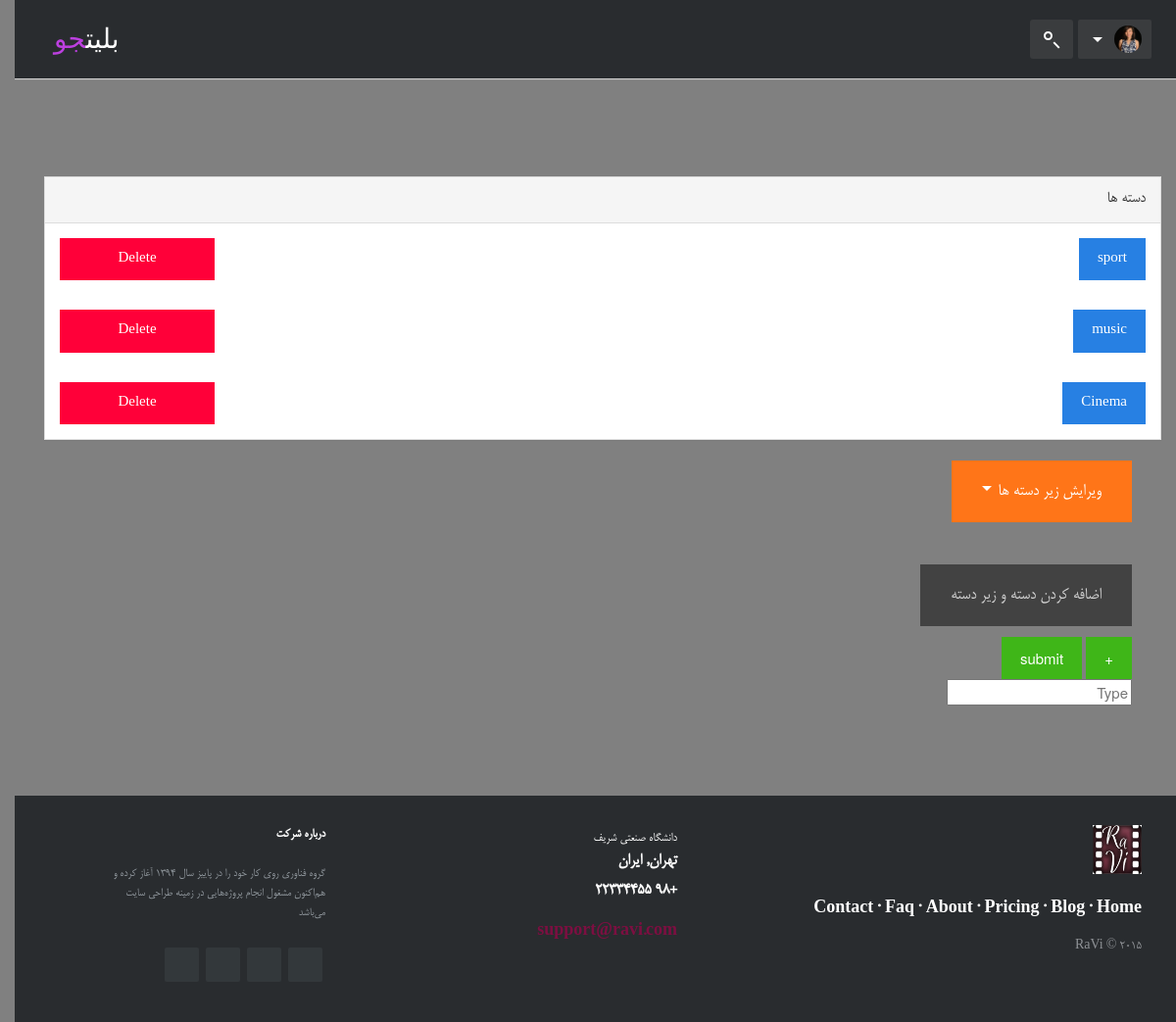
Before: /portal/types/all/ (signed in) with the older database file.
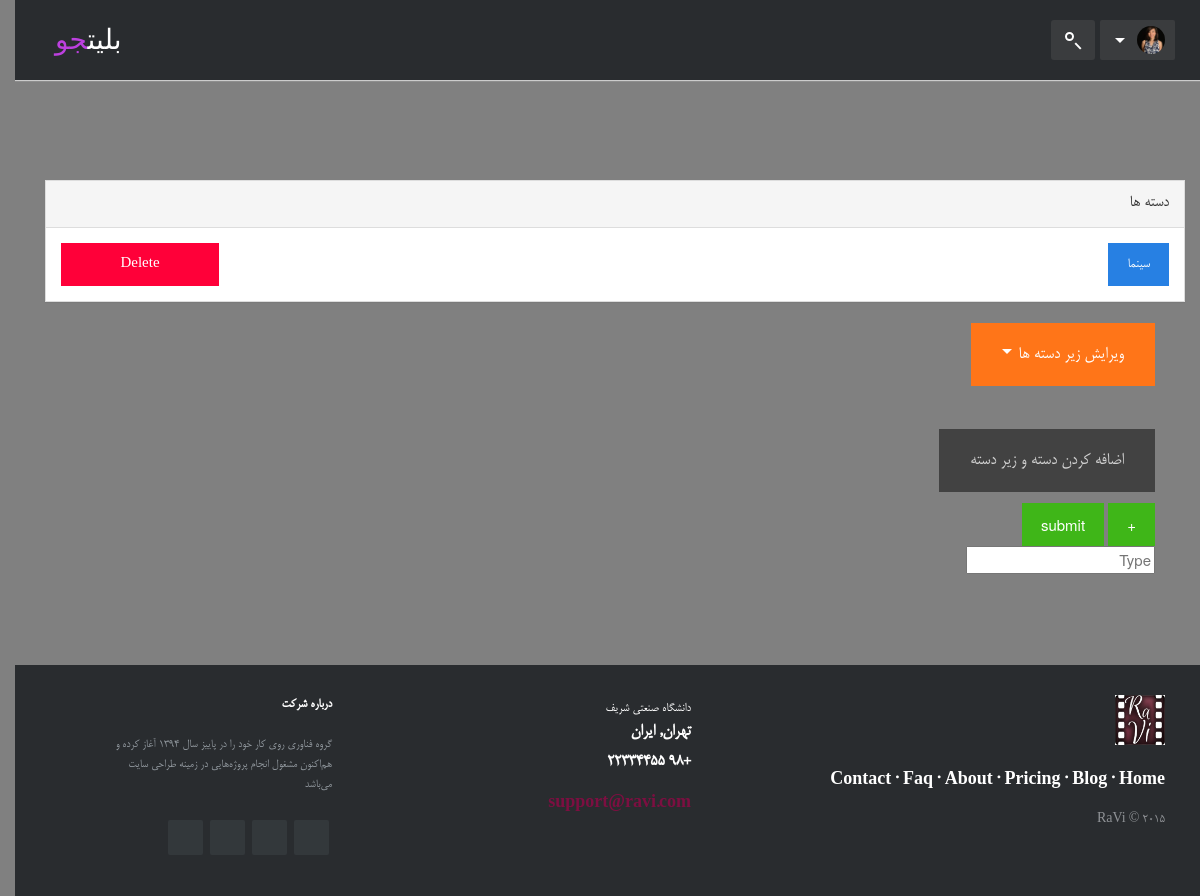
After: the same page with the newer database file.
### event/models.py (models this page shows, shortened)
class Type(models.Model):
    type = models.CharField(max_length=100)
    name = models.CharField(max_length=100)

### account/views.py (the view)
def types(request):
    is_signed_in = request.user.is_authenticated()
    is_admin = request.user.is_superuser
    alltypes = Type.objects.all()
    return render(request, 'types.html', {'types':alltypes, 'signed_in': is_signed_in, 'admin': is_admin, 'guest': not is_signed_in})

### templates/types.html (shortened to what this page needs)
{% extends "base.html" %}
{% load staticfiles %}
{% block body %}
    <div class="container">
        <section style="padding-top: 100px;;padding-bottom: 30%">
            <div class="panel panel-default farsi-font" style="font-size: 18px">
                <div class="panel-heading">دسته ها</div>
                {% for type in types %}
                    <div class="panel-body">
                        <a href="/my-admin/SubTypes/{{ type.id }}/"><button class="btn btn-primary">{{ type.type }}</button></a>
                        <div class="pull-left"><a href="/my-admin/deleteTypes/{{ type.id }}/"><input class="btn btn-danger" value="Delete"></a> </div>
                    </div>
                {% endfor %}
            </div>
            <div class="col-xs-4">
                <div class="container fieldwrapper" id="wrapper">
                    <div class="dropdown farsi-font">
                        <button class="btn btn-lg btn-warning dropdown-toggle" type="button" id="dropdownMenu1" data-toggle="dropdown" aria-haspopup="true" aria-expanded="true">
                            ویرایش زیر دسته ها
                            <span class="caret"></span>
                        </button>
                    </div>
                    <br />
                    <h3 class="farsi-font"><button class="btn btn-lg btn-default" disabled>اضافه کردن دسته و زیر دسته </button> </h3>
                    <form action="/my-admin/addTypes/" method="post">{% csrf_token %}
                        <div>
                            <button class="btn btn-success adder">+</button>
                            <input type="submit" value="submit" class="btn btn-success">
                        </div>
                        <div id="item"><input type="text" name="0" placeholder="Type"></div>
                    </form>
                </div>
            </div>
        </section>
    </div>
{% endblock body %}

Changed rows visible on the page:
removed Type: type "sport"
removed Type: type "music"
removed Type: type "Cinema"
added Type: type "سینما"
